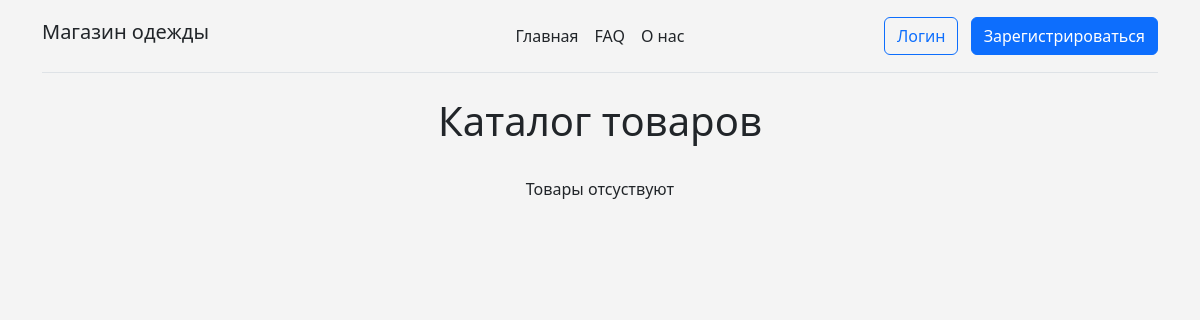
/, run on an earlier commit of the app's database.
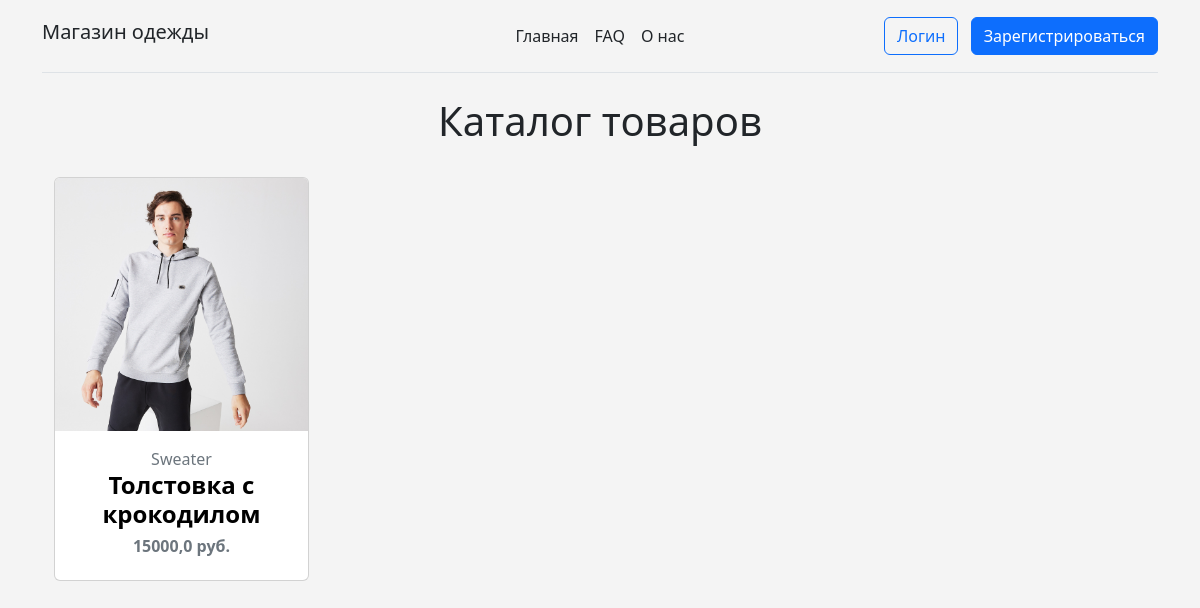
And on a later commit of the database.
### main/models.py (models this page shows, shortened)
class catalog(models.Model):
    name = models.CharField("Название товара", max_length=100)
    category = models.CharField("Категория", choices=CATEGORY_CHOICES, max_length=1)
    sex = models.CharField("Пол", choices=SEX_CHOICES, max_length=1)
    size = models.CharField("Размер", choices=SIZE_CHOICES, max_length=3)
    price = models.FloatField()
    image = models.ImageField(blank=True, upload_to="static/main/images")
    """ slug = models.SlugField() """
    def get_absolute_url(self):
        return reverse("product", kwargs={"pk": self.pk})
        """ return reverse("main:product", kwargs={
            'slug': self.slug
            }) """

### main/views.py (the view)
# urls.py: path("", views.index, name="index"),
def index(request):
    catalog_list = catalog.objects.all()
    return render(
        request,
        "main/index.html",
        {"title": "Главная страница", "catalog_list": catalog_list},
    )

### main/templates/main/index.html (shortened to what this page needs)
{% extends 'main/base.html' %}
{% block content%}
<center><h1>Каталог товаров</h1></center><br>
    {% if catalog_list %}
            <section class="text-center mb-4">
                <div class="row">
                  {% for product in catalog_list %}
                  <div class="col-lg-3 col-md-6 mb-4">
                    <div class="card" style="">
                        <div class="view overlay">
                            {% load static %}
                          <a href="{{ product.get_absolute_url }}"><img src="{{product.image}}" class="card-img-top" alt=""></a>
                        </div>
                        <div class="card-body text-center">
                          <a href="" class="text-muted" >
                            <h7>{{ product.get_category_display }}</h7>
                          </a>
                          <h4>
                            <strong>
                              <a href="{{ product.get_absolute_url }}" style="color: black;">{{ product.name }}
                              </a>
                            </strong>
                          </h4>
                          <h6 class="text-muted">
                            <strong>{{ product.price }} руб.</strong>
                          </h6>
                        </div>
                      </div>
                    </div>
                    {% endfor %}
                  </div>
                </section>
    {% else %}
        <center><p>Товары отсуствуют</p></center>
    {% endif %}
{% endblock %}

What changed in the data, as far as the page shows it:
added catalog: image (picture), category "Sweater", name "Толстовка с крокодилом", price "15000,0"
Also different on the page:
text no longer shown: "Товары отсуствуют"
